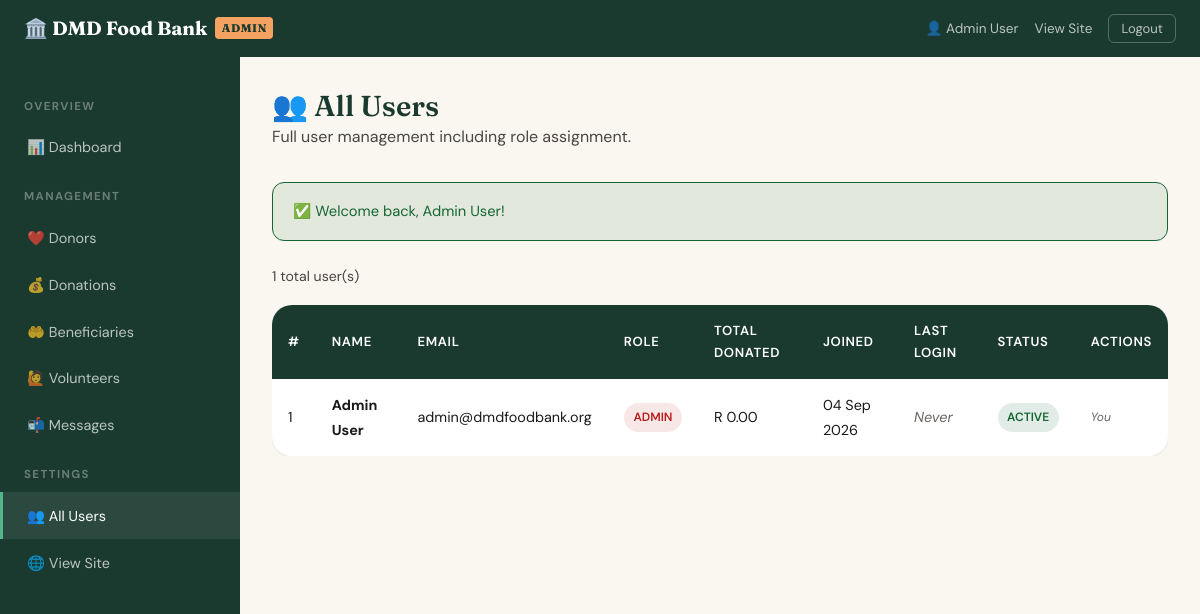
The page /admin/users.php (signed in) on the database its author committed.
### tables this page shows
CREATE TABLE IF NOT EXISTS users (
    id INT AUTO_INCREMENT PRIMARY KEY,
    full_name VARCHAR(150) NOT NULL,
    email VARCHAR(150) NOT NULL UNIQUE,
    password VARCHAR(255) NOT NULL,
    role ENUM('donor','beneficiary','volunteer','admin') DEFAULT 'donor',
    donor_type VARCHAR(100) DEFAULT 'Individual',
    phone VARCHAR(30),
    total_donated DECIMAL(12,2) DEFAULT 0.00,
    donation_count INT DEFAULT 0,
    created_at DATETIME DEFAULT CURRENT_TIMESTAMP,
    last_login DATETIME,
    is_active TINYINT(1) DEFAULT 1
);

### includes/config.php (called while the page is built, shortened)
<?php
function db(): PDO {
    static $pdo = null;
    if ($pdo === null) {
        try {
            $pdo = new PDO(
                'mysql:host='.DB_HOST.';dbname='.DB_NAME.';charset=utf8mb4',
                DB_USER, DB_PASS,
                [PDO::ATTR_ERRMODE => PDO::ERRMODE_EXCEPTION,
                 PDO::ATTR_DEFAULT_FETCH_MODE => PDO::FETCH_ASSOC]
            );
        } catch (PDOException $e) {
            die('<div style="font-family:sans-serif;padding:2rem;background:#fee;border:1px solid #c00;border-radius:8px;max-width:600px;margin:2rem auto">
                <h2 style="color:#c00">Database Connection Error</h2>
                <p>Could not connect to the database. Please check your settings in <code>includes/config.php</code>.</p>
                <p><strong>Error:</strong> '.htmlspecialchars($e->getMessage()).'</p>
                <p>Make sure you have run <code>database.sql</code> to set up the database.</p>
            </div>');
        }
    }
    return $pdo;
}
function is_logged_in(): bool {
    return isset($_SESSION['user_id']);
}
function current_user(): ?array {
    static $user = null;
    if ($user === null) {
        $stmt = db()->prepare('SELECT * FROM users WHERE id = ?');
        $stmt->execute([$_SESSION['user_id']]);
        $user = $stmt->fetch() ?: null;
    }
    return $user;
}
function h(string $s): string {
    return htmlspecialchars($s, ENT_QUOTES, 'UTF-8');
}
function flash(string $key, string $msg = null): ?string {
    $val = $_SESSION['flash'][$key] ?? null;
    return $val;
}
function format_zar(float $amount): string {
    return 'R ' . number_format($amount, 2);
}

### admin/users.php (the view, shortened to what this page needs)
<?php
require_once 'layout.php';
$users = db()->query("SELECT * FROM users ORDER BY role DESC, created_at DESC")->fetchAll();
$flash_success = flash('success');
admin_head('All Users');
?>
<body>
<?php admin_topbar(); ?>
<div class="admin-layout">
<?php admin_sidebar('users'); ?>
<main class="admin-main">
  <div class="admin-header">
    <h1>👥 All Users</h1>
    <p>Full user management including role assignment.</p>
  </div>
  <?php if ($flash_success): ?>
    <div class="alert alert--success" style="margin-bottom:1.5rem;">✅ <?= h($flash_success) ?></div>
  <?php endif; ?>
  <p style="margin-bottom:1rem;color:var(--clr-muted);font-size:0.88rem;"><?= count($users) ?> total user(s)</p>
  <div style="overflow-x:auto;">
    <table class="data-table">
      <thead><tr><th>#</th><th>Name</th><th>Email</th><th>Role</th><th>Total Donated</th><th>Joined</th><th>Last Login</th><th>Status</th><th>Actions</th></tr></thead>
      <tbody>
        <?php foreach ($users as $u): ?>
        <tr>
          <td><?= $u['id'] ?></td>
          <td><strong><?= h($u['full_name']) ?></strong></td>
          <td><?= h($u['email']) ?></td>
          <td><span class="badge <?= $u['role'] === 'admin' ? 'badge--red' : 'badge--blue' ?>"><?= h($u['role']) ?></span></td>
          <td><?= format_zar($u['total_donated']) ?></td>
          <td><?= date('d M Y', strtotime($u['created_at'])) ?></td>
          <td><?= $u['last_login'] ? date('d M Y', strtotime($u['last_login'])) : '<em style="color:var(--clr-hint)">Never</em>' ?></td>
          <td><span class="badge <?= $u['is_active'] ? 'badge--green' : 'badge--red' ?>"><?= $u['is_active'] ? 'Active' : 'Inactive' ?></span></td>
          <td>
            <form method="POST" style="display:flex;gap:0.35rem;flex-wrap:wrap;">
              <?php if ($u['id'] !== $_SESSION['user_id']): ?>
                <button name="action" value="toggle_active" class="btn <?= $u['is_active'] ? 'btn--danger' : 'btn--green' ?>" style="padding:0.2rem 0.5rem;font-size:0.72rem;" onclick="return confirm('Toggle status?')">
                  <?= $u['is_active'] ? 'Disable' : 'Enable' ?>
                </button>
              <?php else: ?>
                <em style="font-size:0.75rem;color:var(--clr-hint);">You</em>
              <?php endif; ?>
            </form>
          </td>
        </tr>
        <?php endforeach; ?>
      </tbody>
    </table>
  </div>
</main>
</div>
</body>
</html>

### admin/layout.php (shortened to what this page needs)
<?php
require_once dirname(__DIR__) . '/includes/config.php';
$admin_user = current_user();
function admin_head(string $title): void { ?>
<!DOCTYPE html>
<html lang="en">
<head>
<link rel="stylesheet" href="../assets/style.css">
<?php }
function admin_topbar(): void {
  global $admin_user; ?>
<div class="admin-topbar">
  <a href="index.php" class="admin-topbar-brand">🏛️ DMD Food Bank <span>Admin</span></a>
  <div class="admin-topbar-right">
    <span>👤 <?= htmlspecialchars($admin_user['full_name']) ?></span>
    <a href="../index.php">View Site</a>
    <form method="POST" action="../logout.php">
      <button type="submit">Logout</button>
    </form>
  </div>
</div>
<?php }
function admin_sidebar(string $current = ''): void { ?>
<aside class="admin-sidebar" aria-label="Admin navigation">
  <p class="sidebar-label">Overview</p>
  <a href="index.php" class="<?= $current === 'dashboard' ? 'active' : '' ?>">📊 Dashboard</a>
  <p class="sidebar-label">Management</p>
  <a href="donors.php" class="<?= $current === 'donors' ? 'active' : '' ?>">❤️ Donors</a>
  <a href="donations.php" class="<?= $current === 'donations' ? 'active' : '' ?>">💰 Donations</a>
  <a href="beneficiaries.php" class="<?= $current === 'beneficiaries' ? 'active' : '' ?>">🤲 Beneficiaries</a>
  <a href="volunteers.php" class="<?= $current === 'volunteers' ? 'active' : '' ?>">🙋 Volunteers</a>
  <a href="messages.php" class="<?= $current === 'messages' ? 'active' : '' ?>">📬 Messages</a>
  <p class="sidebar-label">Settings</p>
  <a href="users.php" class="<?= $current === 'users' ? 'active' : '' ?>">👥 All Users</a>
  <a href="../index.php">🌐 View Site</a>
</aside>
<?php }

### assets/style.css (style rules this page uses)
:root { --clr-earth:#1A3A2F;--clr-earth2:#2D6A4F;--clr-earth3:#52B788; --clr-warm:#F4A261;--clr-warm2:#E76F51; --clr-cream:#FAF7F0;--clr-surface:#FFFFFF;--clr-surface2:#F0EDE4; --clr-border:#D6CFC0;--clr-text:#1A1A1A;--clr-muted:#4A4540; --clr-hint:#6B6560;--clr-error:#B91C1C;--clr-success:#166534; --clr-focus:#005FAD; --radius-sm:6px;--radius-md:12px;--radius-lg:20px;--radius-xl:32px; --shadow-sm:0 1px 3px rgba(0,0,0,0.08);--shadow-md:0 4px 16px rgba(0,0,0,0.10); --shadow-lg:0 8px 32px rgba(0,0,0,0.12); --font-display:'Fraunces',Georgia,serif; --font-body:'DM Sans',system-ui,sans-serif; --transition:0.22s cubic-bezier(0.4,0,0.2,1); }
*,*::before,*::after { box-sizing:border-box;margin:0;padding:0 }
html { scroll-behavior:smooth;font-size:16px }
body { font-family:var(--font-body);background:var(--clr-cream);color:var(--clr-text);line-height:1.7;overflow-x:hidden }
a { color:var(--clr-earth2) }
h1,h2,h3,h4 { font-family:var(--font-display);font-weight:600;line-height:1.2;color:var(--clr-earth) }
.alert { padding:1rem 1.25rem;border-radius:var(--radius-md);margin-bottom:1.5rem;font-size:0.92rem;display:flex;align-items:flex-start;gap:0.5rem }
.alert--success { background:rgba(22,101,52,0.1);border:1px solid var(--clr-success);color:var(--clr-success) }
.admin-layout { display:grid;grid-template-columns:240px 1fr;min-height:calc(100vh - 60px) }
.admin-sidebar { background:var(--clr-earth);padding:1.5rem 0 }
.admin-sidebar a { display:block;padding:0.7rem 1.5rem;color:rgba(255,255,255,0.7);text-decoration:none;font-size:0.9rem;transition:all var(--transition);border-left:3px solid transparent }
.admin-sidebar a:hover,.admin-sidebar a.active { background:rgba(255,255,255,0.08);color:#fff;border-left-color:var(--clr-earth3) }
.admin-sidebar .sidebar-label { padding:1rem 1.5rem 0.5rem;font-size:0.72rem;font-weight:700;letter-spacing:0.12em;text-transform:uppercase;color:rgba(255,255,255,0.35) }
.admin-main { padding:2rem;background:var(--clr-cream) }
.admin-header { margin-bottom:2rem }
.admin-header h1 { font-size:1.8rem }
.admin-header p { color:var(--clr-muted) }
.data-table { width:100%;border-collapse:collapse;background:var(--clr-surface);border-radius:var(--radius-lg);overflow:hidden;box-shadow:var(--shadow-sm) }
.data-table th { background:var(--clr-earth);color:#fff;padding:0.9rem 1rem;text-align:left;font-size:0.82rem;font-weight:600;letter-spacing:0.05em;text-transform:uppercase }
.data-table td { padding:0.9rem 1rem;border-bottom:1px solid var(--clr-border);font-size:0.9rem }
.data-table tr:last-child td { border-bottom:none }
.badge { display:inline-block;padding:0.25rem 0.6rem;border-radius:999px;font-size:0.75rem;font-weight:600;text-transform:uppercase }
.badge--green { background:rgba(22,101,52,0.12);color:var(--clr-success) }
.badge--red { background:rgba(185,28,28,0.1);color:var(--clr-error) }

### admin/layout.php (style rules this page uses)
body { background:var(--clr-cream) }
.admin-topbar { background:var(--clr-earth);padding:0.75rem 1.5rem;display:flex;align-items:center;justify-content:space-between;gap:1rem;flex-wrap:wrap;position:sticky;top:0;z-index:100 }
.admin-topbar-brand { font-family:var(--font-display);font-size:1.2rem;color:#fff;font-weight:700;text-decoration:none;display:flex;align-items:center;gap:0.5rem }
.admin-topbar-brand span { background:var(--clr-warm);color:var(--clr-earth);font-size:0.7rem;font-weight:800;padding:0.1rem 0.4rem;border-radius:4px;letter-spacing:0.05em;text-transform:uppercase }
.admin-topbar-right { display:flex;align-items:center;gap:1rem;font-size:0.85rem;color:rgba(255,255,255,0.7) }
.admin-topbar-right a { color:rgba(255,255,255,0.7);text-decoration:none;transition:color 0.2s }
.admin-topbar-right form button { background:none;border:1px solid rgba(255,255,255,0.25);color:rgba(255,255,255,0.7);border-radius:var(--radius-sm);padding:0.3rem 0.75rem;cursor:pointer;font-family:var(--font-body);font-size:0.82rem;transition:all 0.2s }

### rows shown on the page
users: full_name "Admin User", id "1", email "admin@dmdfoodbank.org", role "ADMIN", total_donated "R 0.00", created_at "04 Sep 2026", shows "Never", is_active "ACTIVE", shows "You"

### other values the page prints
$flash_success "Welcome back, Admin User!"
count($users) "1"
